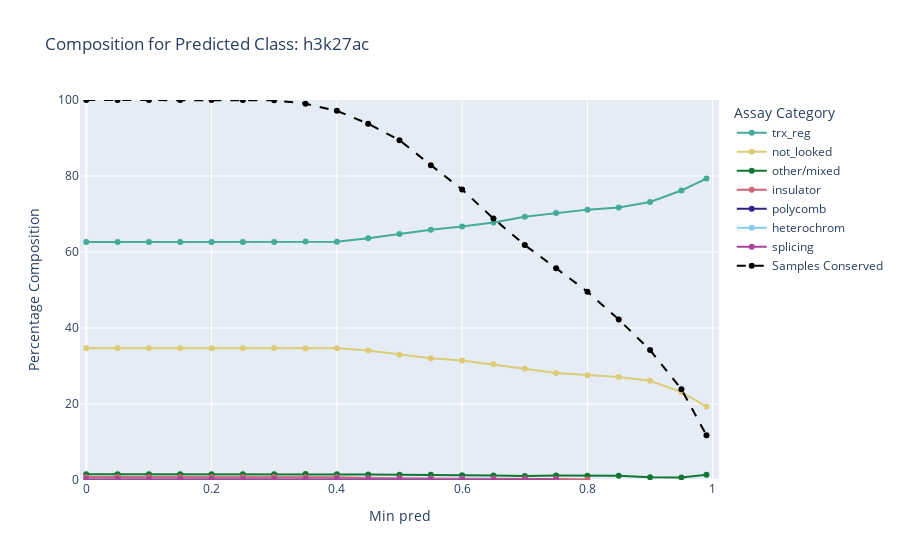

Notebook source saved alongside this figure:
### Code cell
# Assuming df_structured is your dataframe from the previous step
fig_dir = (
    base_fig_dir
    / "encode_predictions"
    / "assay_epiclass"
    / "non-core"
    / "line_graphs_over_min_pred"
)
fig_dir.mkdir(parents=False, exist_ok=True)
# create_assay_category_graphs(df=assay_category_df, output_dir=fig_dir)
create_assay_category_graphs(df=assay_category_df)

### Figure 1 — Plotly figure (JSON) as saved in the notebook; plotly's stock layout.template omitted (floating-point values rounded to 4 significant figures)
{"data": [{"marker": {"color": "rgb(68, 170, 153)"}, "mode": "lines+markers", "name": "trx_reg", "type": "scatter", "x": [0, 0.05, 0.1, 0.15, 0.2, 0.25, 0.3, 0.35, 0.4, 0.45, 0.5, 0.55, 0.6, 0.65, 0.7, 0.75, 0.8, 0.85, 0.9, 0.95, 0.99], "y": [62.63, 62.63, 62.63, 62.63, 62.63, 62.63, 62.6, 62.76, 62.71, 63.6, 64.76, 65.88, 66.74, 67.77, 69.25, 70.26, 71.15, 71.73, 73.16, 76.19, 79.31]}, {"marker": {"color": "rgb(221, 204, 119)"}, "mode": "lines+markers", "name": "not_looked", "type": "scatter", "x": [0, 0.05, 0.1, 0.15, 0.2, 0.25, 0.3, 0.35, 0.4, 0.45, 0.5, 0.55, 0.6, 0.65, 0.7, 0.75, 0.8, 0.85, 0.9, 0.95, 0.99], "y": [34.69, 34.69, 34.69, 34.69, 34.69, 34.69, 34.72, 34.62, 34.7, 34.06, 32.97, 32.06, 31.46, 30.46, 29.3, 28.13, 27.54, 27.12, 26.13, 23.13, 19.31]}, {"marker": {"color": "rgb(17, 119, 51)"}, "mode": "lines+markers", "name": "other/mixed", "type": "scatter", "x": [0, 0.05, 0.1, 0.15, 0.2, 0.25, 0.3, 0.35, 0.4, 0.45, 0.5, 0.55, 0.6, 0.65, 0.7, 0.75, 0.8, 0.85, 0.9, 0.95, 0.99], "y": [1.54, 1.54, 1.54, 1.54, 1.54, 1.54, 1.54, 1.56, 1.51, 1.47, 1.36, 1.37, 1.28, 1.18, 1.05, 1.17, 1.15, 1.15, 0.71, 0.68, 1.38]}, {"marker": {"color": "rgb(204, 102, 119)"}, "mode": "lines+markers", "name": "insulator", "type": "scatter", "x": [0, 0.05, 0.1, 0.15, 0.2, 0.25, 0.3, 0.35, 0.4, 0.45, 0.5, 0.55, 0.6, 0.65, 0.7, 0.75, 0.8], "y": [0.81, 0.81, 0.81, 0.81, 0.81, 0.81, 0.81, 0.74, 0.75, 0.52, 0.54, 0.39, 0.32, 0.35, 0.26, 0.29, 0.16]}, {"marker": {"color": "rgb(51, 34, 136)"}, "mode": "lines+markers", "name": "polycomb", "type": "scatter", "x": [0, 0.05, 0.1, 0.15, 0.2, 0.25, 0.3, 0.35, 0.4, 0.45, 0.5, 0.55], "y": [0.16, 0.16, 0.16, 0.16, 0.16, 0.16, 0.16, 0.16, 0.17, 0.17, 0.18, 0.1]}, {"marker": {"color": "rgb(136, 204, 238)"}, "mode": "lines+markers", "name": "heterochrom", "type": "scatter", "x": [0, 0.05, 0.1, 0.15, 0.2, 0.25, 0.3, 0.35, 0.4, 0.45, 0.5, 0.55, 0.6, 0.65], "y": [0.08, 0.08, 0.08, 0.08, 0.08, 0.08, 0.08, 0.08, 0.08, 0.09, 0.09, 0.1, 0.11, 0.12]}, {"marker": {"color": "rgb(170, 68, 153)"}, "mode": "lines+markers", "name": "splicing", "type": "scatter", "x": [0, 0.05, 0.1, 0.15, 0.2, 0.25, 0.3, 0.35, 0.4, 0.45, 0.5, 0.55, 0.6, 0.65, 0.7, 0.75], "y": [0.08, 0.08, 0.08, 0.08, 0.08, 0.08, 0.08, 0.08, 0.08, 0.09, 0.09, 0.1, 0.11, 0.12, 0.13, 0.15]}, {"line": {"color": "black", "dash": "dash"}, "mode": "lines+markers", "name": "Samples Conserved", "type": "scatter", "x": [0, 0.05, 0.1, 0.15, 0.2, 0.25, 0.3, 0.35, 0.4, 0.45, 0.5, 0.55, 0.6, 0.65, 0.7, 0.75, 0.8, 0.85, 0.9, 0.95, 0.99], "y": [100, 100, 100, 100, 100, 100, 99.92, 99.03, 97.16, 93.74, 89.44, 82.86, 76.44, 68.81, 61.82, 55.73, 49.55, 42.24, 34.2, 23.88, 11.78]}], "layout": {"hovermode": "x unified", "legend": {"title": {"text": "Assay Category"}}, "title": {"text": "Composition for Predicted Class: h3k27ac"}, "xaxis": {"range": [-0.01, 1.01], "title": {"text": "Min pred"}}, "yaxis": {"range": [0, 100], "title": {"text": "Percentage Composition"}}}}
